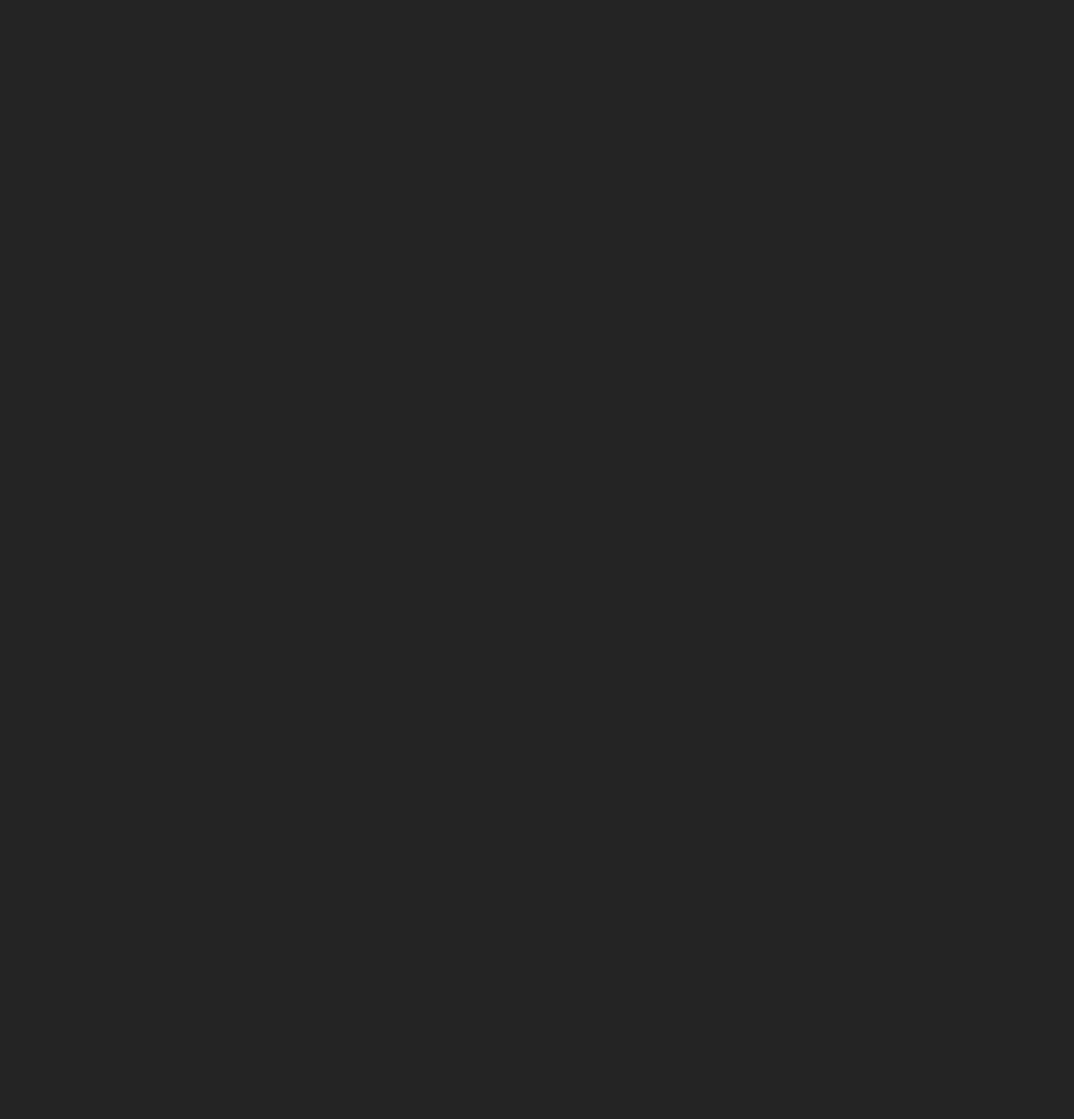
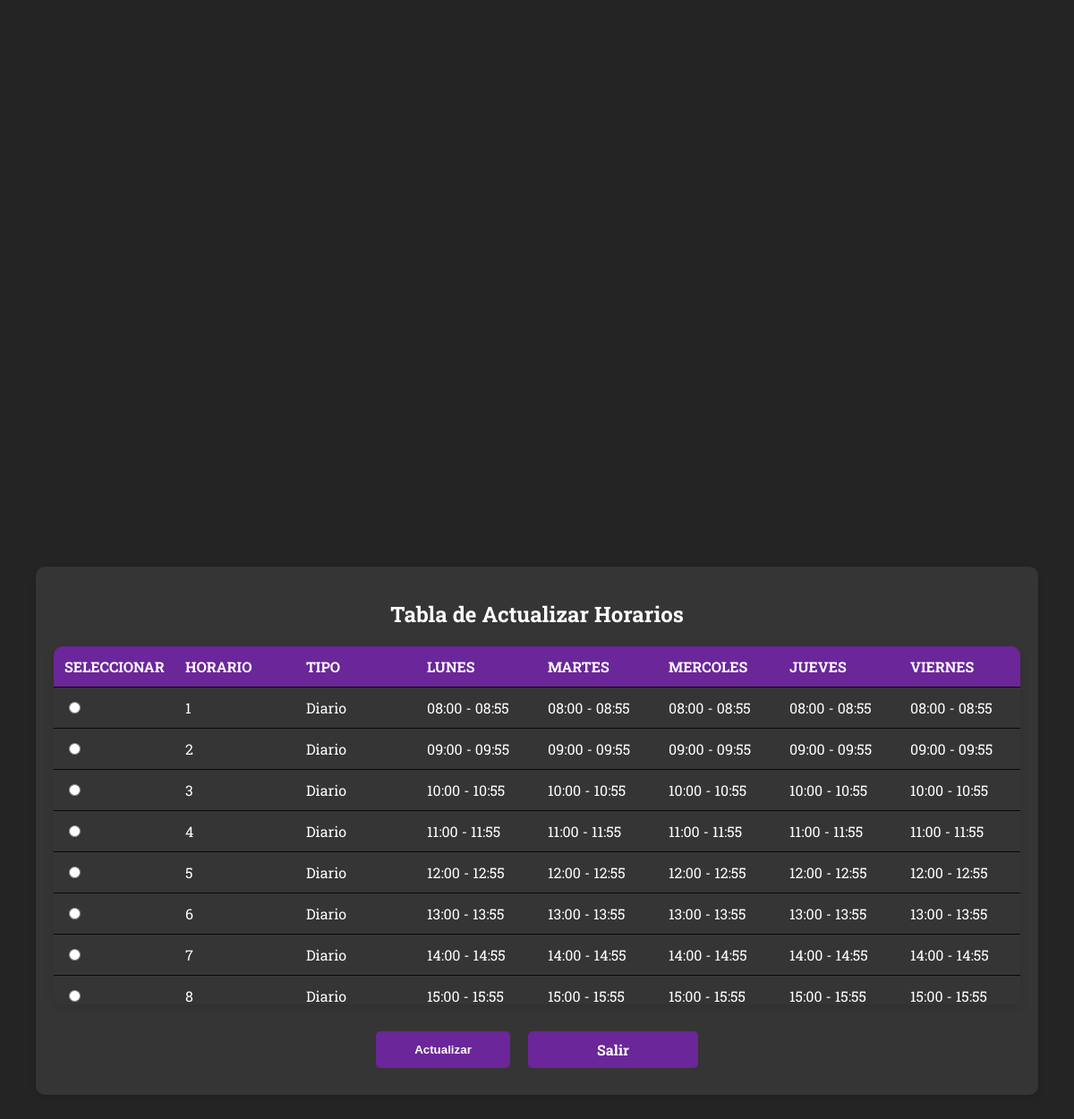
The app's page /TablaHorario.php with its own data (2 pictures, top to bottom).
### tables this page shows
CREATE TABLE `horarios` (
  `horario` int(11) NOT NULL,
  `tipo` text NOT NULL,
  `hora_lunes` text NOT NULL,
  `hora_martes` text NOT NULL,
  `hora_miercoles` text NOT NULL,
  `hora_jueves` text NOT NULL,
  `hora_viernes` text NOT NULL
);

### TablaHorario.php (the view, shortened to what this page needs)
<!DOCTYPE html>
<html lang="es">
<head>
    <link rel="stylesheet" type="text/css" href="Tablas_actualizar.css" />
</head>
<body>
    <div class="container">
        <h1>Tabla de Actualizar Horarios</h1>
        <?php
        $servername = "localhost";
        $username = "root";
        $contrasena = "";
        $dbname = "t15a_proyecto";
        $conn = new mysqli($servername, $username, $contrasena, $dbname);
        $sql = "SELECT horario, tipo, hora_lunes, hora_martes, hora_miercoles, hora_jueves, hora_viernes FROM horarios";
        $result = $conn->query($sql);
        if ($result->num_rows > 0) {
            echo "<form method='post' action='FormularioActualizarHorario.php'>";
            echo "<table>
                    <tr>
                        <th>Seleccionar</th>
                        <th>Horario</th>
                        <th>Tipo</th>
                        <th>Lunes</th>
                        <th>Martes</th>
                        <th>Mercoles</th>
                        <th>Jueves</th>
                        <th>Viernes</th>
                    </tr>";
            while ($row = $result->fetch_assoc()) {
                echo "<tr>
                        <td><input type='radio' name='id' value='" . $row["horario"] . "'></td>
                        <td>" . $row["horario"] . "</td>
                        <td>" . $row["tipo"] . "</td>
                        <td>" . $row["hora_lunes"] . "</td>
                        <td>" . $row["hora_martes"] . "</td>
                        <td>" . $row["hora_miercoles"] . "</td>
                        <td>" . $row["hora_jueves"] . "</td>
                        <td>" . $row["hora_viernes"] . "</td>
                      </tr>";
            }
            echo "</table>";
            echo "<div class='button-container'>";
            echo "<input type='submit' value='Actualizar'>";
            echo "<a href='Menu.php'>Salir</a>";
            echo "</div>";
            echo "</form>";
        } else {
            echo "<p>No se encontraron resultados.</p>";
            echo "<div class='button-container'>";
            echo "<a href='Menu.php'>Salir</a>";
            echo "</div>";
        }
        ?>
    </div>
</body>
</html>

### Tablas_actualizar.css (style rules this page uses)
body { margin: 0; padding: 0; font-family: 'Roboto Slab', serif; background-color: #242424; display: flex; justify-content: center; align-items: center; min-height: 100vh; }
.container { width: 90%; max-width: 100%; background-color: #353535; padding: 20px; border-radius: 10px; box-shadow: 0 4px 8px rgba(0, 0, 0, 0.1); text-align: center; color: white; }
h1 { font-size: 24px; color: #ffffff; margin-bottom: 20px; }
table { width: 100%; max-height: 400px; border-collapse: collapse; margin-bottom: 20px; border-radius: 10px; overflow: hidden; box-shadow: 0 4px 12px rgba(0, 0, 0, 0.1); color: white; display: block; overflow-y: auto; }
th, td { padding: 12px; text-align: left; border-bottom: 1px solid #080808; }
th { background-color: #6b2699; color: white; text-transform: uppercase; }
.button-container { display: flex; justify-content: center; }
input[type="submit"], a { padding: 10px 20px; margin: 10px; border: none; background-color: #6b2699; color: white; cursor: pointer; text-decoration: none; border-radius: 5px; display: inline-block; font-weight: bold; width: 150px; text-align: center; transition: all 0.5s; }

### records on screen
horarios: horario "1", tipo "Diario", hora_lunes "08:00 - 08:55", hora_martes "08:00 - 08:55", hora_miercoles "08:00 - 08:55", hora_jueves "08:00 - 08:55", hora_viernes "08:00 - 08:55"
horarios: horario "2", tipo "Diario", hora_lunes "09:00 - 09:55", hora_martes "09:00 - 09:55", hora_miercoles "09:00 - 09:55", hora_jueves "09:00 - 09:55", hora_viernes "09:00 - 09:55"
horarios: horario "3", tipo "Diario", hora_lunes "10:00 - 10:55", hora_martes "10:00 - 10:55", hora_miercoles "10:00 - 10:55", hora_jueves "10:00 - 10:55", hora_viernes "10:00 - 10:55"
horarios: horario "4", tipo "Diario", hora_lunes "11:00 - 11:55", hora_martes "11:00 - 11:55", hora_miercoles "11:00 - 11:55", hora_jueves "11:00 - 11:55", hora_viernes "11:00 - 11:55"
horarios: horario "5", tipo "Diario", hora_lunes "12:00 - 12:55", hora_martes "12:00 - 12:55", hora_miercoles "12:00 - 12:55", hora_jueves "12:00 - 12:55", hora_viernes "12:00 - 12:55"
horarios: horario "6", tipo "Diario", hora_lunes "13:00 - 13:55", hora_martes "13:00 - 13:55", hora_miercoles "13:00 - 13:55", hora_jueves "13:00 - 13:55", hora_viernes "13:00 - 13:55"
horarios: horario "7", tipo "Diario", hora_lunes "14:00 - 14:55", hora_martes "14:00 - 14:55", hora_miercoles "14:00 - 14:55", hora_jueves "14:00 - 14:55", hora_viernes "14:00 - 14:55"
horarios: horario "8", tipo "Diario", hora_lunes "15:00 - 15:55", hora_martes "15:00 - 15:55", hora_miercoles "15:00 - 15:55", hora_jueves "15:00 - 15:55", hora_viernes "15:00 - 15:55"
